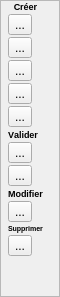
             <widget class="QFrame" name="frame_ToolsCreate">
              <property name="minimumSize">
               <size>
                <width>60</width>
                <height>0</height>
               </size>
              </property>
              <property name="maximumSize">
               <size>
                <width>36</width>
                <height>16777215</height>
               </size>
              </property>
              <property name="toolTipDuration">
               <number>-4</number>
              </property>
              <property name="frameShape">
               <enum>QFrame::StyledPanel</enum>
              </property>
              <property name="frameShadow">
               <enum>QFrame::Raised</enum>
              </property>
              <property name="lineWidth">
               <number>0</number>
              </property>
              <layout class="QHBoxLayout" name="horizontalLayout_16">
               <property name="spacing">
                <number>0</number>
               </property>
               <property name="leftMargin">
                <number>0</number>
               </property>
               <property name="topMargin">
                <number>0</number>
               </property>
               <property name="rightMargin">
                <number>9</number>
               </property>
               <property name="bottomMargin">
                <number>0</number>
               </property>
               <item>
                <layout class="QGridLayout" name="gridLayout_7">
                 <property name="spacing">
                  <number>2</number>
                 </property>
                 <item row="8" column="0">
                  <widget class="QToolButton" name="toolButton_ValiderPolyline">
                   <property name="toolTip">
                    <string>Valider le Polyline</string>
                   </property>
                   <property name="text">
                    <string>...</string>
                   </property>
                   <property name="icon">
                    <iconset resource="libreJardin.qrc">
                     <normaloff>:/images/polylineValider.png</normaloff>:/images/polylineValider.png</iconset>
                   </property>
                   <property name="iconSize">
                    <size>
                     <width>32</width>
                     <height>32</height>
                    </size>
                   </property>
                  </widget>
                 </item>
                 <item row="12" column="0">
                  <widget class="QToolButton" name="toolButton_DeleteObjet">
                   <property name="toolTip">
                    <string>Supprimer l'objet sélectionné</string>
                   </property>
                   <property name="text">
                    <string>...</string>
                   </property>
                   <property name="icon">
                    <iconset resource="libreJardin.qrc">
                     <normaloff>:/images/delete.png</normaloff>:/images/delete.png</iconset>
                   </property>
                   <property name="iconSize">
                    <size>
                     <width>32</width>
                     <height>32</height>
                    </size>
                   </property>
                  </widget>
                 </item>
                 <item row="6" column="0">
                  <widget class="QLabel" name="label_59">
                   <property name="font">
                    <font>
                     <pointsize>7</pointsize>
                     <weight>75</weight>
                     <bold>true</bold>
                     <kerning>false</kerning>
                    </font>
                   </property>
                   <property name="text">
                    <string>Valider</string>
                   </property>
                  </widget>
                 </item>
                 <item row="5" column="0">
                  <widget class="QToolButton" name="toolButton_newPolygon">
                   <property name="toolTip">
                    <string>Créer une parcelle en forme de  polygone ou polyline</string>
                   </property>
                   <property name="text">
                    <string>...</string>
                   </property>
                   <property name="icon">
                    <iconset resource="libreJardin.qrc">
                     <normaloff>:/images/polynew.png</normaloff>:/images/polynew.png</iconset>
                   </property>
                   <property name="iconSize">
                    <size>
                     <width>32</width>
                     <height>32</height>
                    </size>
                   </property>
                   <property name="checkable">
                    <bool>true</bool>
                   </property>
                   <property name="autoExclusive">
                    <bool>false</bool>
                   </property>
                  </widget>
                 </item>
                 <item row="10" column="0">
                  <widget class="QToolButton" name="toolButton_modifierPolygon">
                   <property name="toolTip">
                    <string>Modifier le polygone ou le Polyline</string>
                   </property>
                   <property name="text">
                    <string>...</string>
                   </property>
                   <property name="icon">
                    <iconset resource="libreJardin.qrc">
                     <normaloff>:/images/polylinemodifier.png</normaloff>:/images/polylinemodifier.png</iconset>
                   </property>
                   <property name="iconSize">
                    <size>
                     <width>32</width>
                     <height>32</height>
                    </size>
                   </property>
                   <property name="checkable">
                    <bool>true</bool>
                   </property>
                  </widget>
                 </item>
                 <item row="0" column="0">
                  <widget class="QLabel" name="label_52">
                   <property name="font">
                    <font>
                     <pointsize>7</pointsize>
                     <weight>75</weight>
                     <bold>true</bold>
                    </font>
                   </property>
                   <property name="autoFillBackground">
                    <bool>false</bool>
                   </property>
                   <property name="text">
                    <string>Créer</string>
                   </property>
                   <property name="alignment">
                    <set>Qt::AlignCenter</set>
                   </property>
                  </widget>
                 </item>
                 <item row="4" column="0">
                  <widget class="QToolButton" name="toolButton_InsertImage">
                   <property name="toolTip">
                    <string>Ajouter une image dans le plan</string>
                   </property>
                   <property name="text">
                    <string>...</string>
                   </property>
                   <property name="icon">
                    <iconset resource="libreJardin.qrc">
                     <normaloff>:/images/add_image.png</normaloff>:/images/add_image.png</iconset>
                   </property>
                   <property name="iconSize">
                    <size>
                     <width>32</width>
                     <height>32</height>
                    </size>
                   </property>
                   <property name="checkable">
                    <bool>false</bool>
                   </property>
                   <property name="autoExclusive">
                    <bool>false</bool>
                   </property>
                  </widget>
                 </item>
                 <item row="9" column="0">
                  <widget class="QLabel" name="label_48">
                   <property name="font">
                    <font>
                     <pointsize>7</pointsize>
                     <weight>75</weight>
                     <bold>true</bold>
                    </font>
                   </property>
                   <property name="text">
                    <string>Modifier</string>
                   </property>
                   <property name="alignment">
                    <set>Qt::AlignCenter</set>
                   </property>
                  </widget>
                 </item>
                 <item row="7" column="0">
                  <widget class="QToolButton" name="toolButton_validerPolygone">
                   <property name="toolTip">
                    <string>Valider le Polygone</string>
                   </property>
                   <property name="text">
                    <string>...</string>
                   </property>
                   <property name="icon">
                    <iconset resource="libreJardin.qrc">
                     <normaloff>:/images/polyValider.png</normaloff>:/images/polyValider.png</iconset>
                   </property>
                   <property name="iconSize">
                    <size>
                     <width>32</width>
                     <height>32</height>
                    </size>
                   </property>
                  </widget>
                 </item>
                 <item row="2" column="0">
                  <widget class="QToolButton" name="toolButton_InsertRoudedRectangle">
                   <property name="toolTip">
                    <string>Créer un équipement</string>
                   </property>
                   <property name="toolTipDuration">
                    <number>-7</number>
                   </property>
                   <property name="text">
                    <string>...</string>
                   </property>
                   <property name="icon">
                    <iconset resource="libreJardin.qrc">
                     <normaloff>:/images/1474941845_Rounded_rectangle.png</normaloff>:/images/1474941845_Rounded_rectangle.png</iconset>
                   </property>
                   <property name="iconSize">
                    <size>
                     <width>32</width>
                     <height>32</height>
                    </size>
                   </property>
                   <property name="checkable">
                    <bool>false</bool>
                   </property>
                   <property name="autoExclusive">
                    <bool>false</bool>
                   </property>
                  </widget>
                 </item>
                 <item row="11" column="0">
                  <widget class="QLabel" name="label_60">
                   <property name="font">
                    <font>
                     <pointsize>5</pointsize>
                     <weight>75</weight>
                     <bold>true</bold>
                    </font>
                   </property>
                   <property name="text">
                    <string>Supprimer</string>
                   </property>
                  </widget>
                 </item>
                 <item row="23" column="0">
                  <spacer name="verticalSpacer">
                   <property name="orientation">
                    <enum>Qt::Vertical</enum>
                   </property>
                   <property name="sizeHint" stdset="0">
                    <size>
                     <width>20</width>
                     <height>40</height>
                    </size>
                   </property>
                  </spacer>
                 </item>
                 <item row="1" column="0">
                  <widget class="QToolButton" name="toolButton_InsertRectangle">
                   <property name="toolTip">
                    <string>Créer une parcelle rectangulaire</string>
                   </property>
                   <property name="text">
                    <string>...</string>
                   </property>
                   <property name="icon">
                    <iconset resource="libreJardin.qrc">
                     <normaloff>:/images/1474941749_Restangle.png</normaloff>:/images/1474941749_Restangle.png</iconset>
                   </property>
                   <property name="iconSize">
                    <size>
                     <width>32</width>
                     <height>32</height>
                    </size>
                   </property>
                   <property name="checkable">
                    <bool>false</bool>
                   </property>
                   <property name="autoExclusive">
                    <bool>false</bool>
                   </property>
                  </widget>
                 </item>
                 <item row="3" column="0">
                  <widget class="QToolButton" name="toolButton_InsertCircle">
                   <property name="toolTip">
                    <string>Créer une plantation</string>
                   </property>
                   <property name="text">
                    <string>...</string>
                   </property>
                   <property name="icon">
                    <iconset resource="libreJardin.qrc">
                     <normaloff>:/images/1474941775_Ellipse.png</normaloff>:/images/1474941775_Ellipse.png</iconset>
                   </property>
                   <property name="iconSize">
                    <size>
                     <width>32</width>
                     <height>32</height>
                    </size>
                   </property>
                   <property name="checkable">
                    <bool>false</bool>
                   </property>
                   <property name="autoExclusive">
                    <bool>false</bool>
                   </property>
                  </widget>
                 </item>
                </layout>
               </item>
              </layout>
             </widget>
